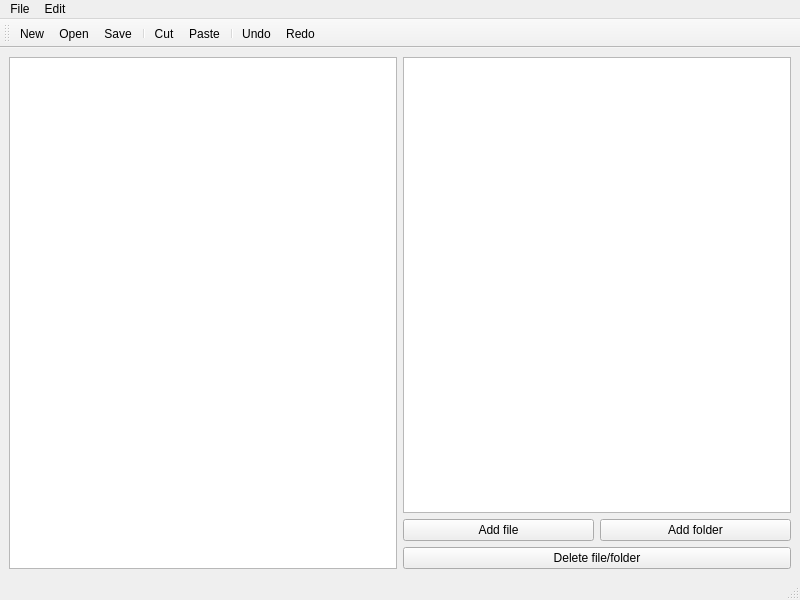
<?xml version="1.0" encoding="UTF-8"?>
<ui version="4.0">
 <class>MainWindow</class>
 <widget class="QMainWindow" name="MainWindow">
  <property name="geometry">
   <rect>
    <x>0</x>
    <y>0</y>
    <width>800</width>
    <height>600</height>
   </rect>
  </property>
  <property name="windowTitle">
   <string>MainWindow</string>
  </property>
  <widget class="QWidget" name="centralwidget">
   <property name="sizePolicy">
    <sizepolicy hsizetype="Fixed" vsizetype="Preferred">
     <horstretch>0</horstretch>
     <verstretch>0</verstretch>
    </sizepolicy>
   </property>
   <layout class="QGridLayout" name="gridLayout">
    <item row="2" column="1" rowspan="4">
     <widget class="QTreeView" name="treeView">
      <property name="sizePolicy">
       <sizepolicy hsizetype="Preferred" vsizetype="Preferred">
        <horstretch>0</horstretch>
        <verstretch>0</verstretch>
       </sizepolicy>
      </property>
      <property name="minimumSize">
       <size>
        <width>350</width>
        <height>0</height>
       </size>
      </property>
     </widget>
    </item>
    <item row="7" column="1">
     <layout class="QVBoxLayout" name="verticalLayout">
      <item>
       <widget class="QPushButton" name="pushButton_delete">
        <property name="text">
         <string>Delete file/folder</string>
        </property>
       </widget>
      </item>
     </layout>
    </item>
    <item row="2" column="0" rowspan="6">
     <widget class="QTextEdit" name="textEdit">
      <property name="sizePolicy">
       <sizepolicy hsizetype="Preferred" vsizetype="Preferred">
        <horstretch>0</horstretch>
        <verstretch>0</verstretch>
       </sizepolicy>
      </property>
     </widget>
    </item>
    <item row="6" column="1">
     <layout class="QHBoxLayout" name="horizontalLayout">
      <item>
       <widget class="QPushButton" name="pushButton_add_file">
        <property name="text">
         <string>Add file</string>
        </property>
       </widget>
      </item>
      <item>
       <widget class="QPushButton" name="pushButton_add_folder">
        <property name="styleSheet">
         <string notr="true"/>
        </property>
        <property name="text">
         <string>Add folder</string>
        </property>
       </widget>
      </item>
     </layout>
    </item>
   </layout>
  </widget>
  <widget class="QMenuBar" name="menubar">
   <property name="geometry">
    <rect>
     <x>0</x>
     <y>0</y>
     <width>800</width>
     <height>20</height>
    </rect>
   </property>
   <widget class="QMenu" name="menuFile">
    <property name="title">
     <string>File</string>
    </property>
    <addaction name="actionNew"/>
    <addaction name="actionOpen"/>
    <addaction name="separator"/>
    <addaction name="actionSave"/>
    <addaction name="actionSave_As"/>
    <addaction name="separator"/>
    <addaction name="actionExit"/>
   </widget>
   <widget class="QMenu" name="menuEdit">
    <property name="title">
     <string>Edit</string>
    </property>
    <addaction name="actionCopy"/>
    <addaction name="actionCut"/>
    <addaction name="actionPaste"/>
    <addaction name="separator"/>
    <addaction name="actionUndo"/>
    <addaction name="actionRedo"/>
   </widget>
   <addaction name="menuFile"/>
   <addaction name="menuEdit"/>
  </widget>
  <widget class="QStatusBar" name="statusbar"/>
  <widget class="QToolBar" name="toolBar">
   <property name="windowTitle">
    <string>toolBar</string>
   </property>
   <attribute name="toolBarArea">
    <enum>TopToolBarArea</enum>
   </attribute>
   <attribute name="toolBarBreak">
    <bool>false</bool>
   </attribute>
   <addaction name="actionNew"/>
   <addaction name="actionOpen"/>
   <addaction name="actionSave"/>
   <addaction name="separator"/>
   <addaction name="actionCut"/>
   <addaction name="actionPaste"/>
   <addaction name="separator"/>
   <addaction name="actionUndo"/>
   <addaction name="actionRedo"/>
  </widget>
  <action name="actionNew">
   <property name="icon">
    <iconset resource="Resources.qrc">
     <normaloff>:/Images/New.jpg</normaloff>:/Images/New.jpg</iconset>
   </property>
   <property name="text">
    <string>New</string>
   </property>
   <property name="shortcut">
    <string>Ctrl+N</string>
   </property>
  </action>
  <action name="actionOpen">
   <property name="icon">
    <iconset resource="Resources.qrc">
     <normaloff>:/Images/Open.jpg</normaloff>:/Images/Open.jpg</iconset>
   </property>
   <property name="text">
    <string>Open</string>
   </property>
   <property name="shortcut">
    <string>Ctrl+O</string>
   </property>
  </action>
  <action name="actionSave">
   <property name="icon">
    <iconset resource="Resources.qrc">
     <normaloff>:/Images/Save.jpg</normaloff>:/Images/Save.jpg</iconset>
   </property>
   <property name="text">
    <string>Save</string>
   </property>
   <property name="shortcut">
    <string>Ctrl+S</string>
   </property>
  </action>
  <action name="actionSave_As">
   <property name="icon">
    <iconset resource="Resources.qrc">
     <normaloff>:/Images/Save.jpg</normaloff>:/Images/Save.jpg</iconset>
   </property>
   <property name="text">
    <string>Save As</string>
   </property>
   <property name="shortcut">
    <string>Ctrl+Shift+S</string>
   </property>
  </action>
  <action name="actionCopy">
   <property name="icon">
    <iconset resource="Resources.qrc">
     <normaloff>:/Images/Copy.jpg</normaloff>:/Images/Copy.jpg</iconset>
   </property>
   <property name="text">
    <string>Copy</string>
   </property>
   <property name="shortcut">
    <string>Ctrl+C</string>
   </property>
  </action>
  <action name="actionCut">
   <property name="icon">
    <iconset resource="Resources.qrc">
     <normaloff>:/Images/Cut.jpg</normaloff>:/Images/Cut.jpg</iconset>
   </property>
   <property name="text">
    <string>Cut</string>
   </property>
   <property name="shortcut">
    <string>Ctrl+X</string>
   </property>
  </action>
  <action name="actionPaste">
   <property name="icon">
    <iconset resource="Resources.qrc">
     <normaloff>:/Images/Paste.jpg</normaloff>:/Images/Paste.jpg</iconset>
   </property>
   <property name="text">
    <string>Paste</string>
   </property>
   <property name="shortcut">
    <string>Ctrl+V</string>
   </property>
  </action>
  <action name="actionUndo">
   <property name="icon">
    <iconset resource="Resources.qrc">
     <normaloff>:/Images/Undo.png</normaloff>:/Images/Undo.png</iconset>
   </property>
   <property name="text">
    <string>Undo</string>
   </property>
   <property name="shortcut">
    <string>Ctrl+Z</string>
   </property>
  </action>
  <action name="actionRedo">
   <property name="icon">
    <iconset resource="Resources.qrc">
     <normaloff>:/Images/Redo.png</normaloff>:/Images/Redo.png</iconset>
   </property>
   <property name="text">
    <string>Redo</string>
   </property>
   <property name="shortcut">
    <string>Ctrl+Shift+Z</string>
   </property>
  </action>
  <action name="actionExit">
   <property name="text">
    <string>Exit</string>
   </property>
  </action>
 </widget>
 <resources>
  <include location="Resources.qrc"/>
 </resources>
 <connections/>
</ui>
